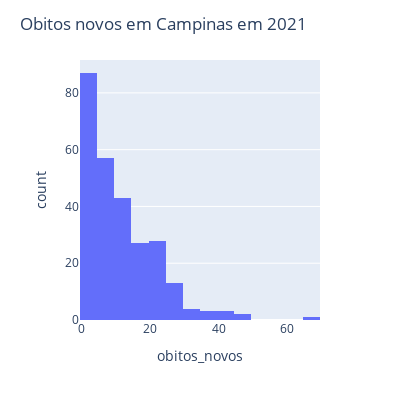

The notebook cell saved with this chart:
### Code cell
grafico = px.histogram(covid_campinas2021, x='obitos_novos', nbins=30, labels=True) #nbins é a largura das barras
grafico.update_layout(width = 400, height = 400, title_text = 'Obitos novos em Campinas em 2021')
grafico.show()

### Figure 1 — Plotly figure (JSON) as saved in the notebook; plotly's stock layout.template omitted (floating-point values rounded to 4 significant figures; data arrays with more than 128 entries replaced by an {"elided": "..."} marker saying what was removed)
{"data": [{"alignmentgroup": "True", "bingroup": "x", "hovertemplate": "obitos_novos=%{x}<br>count=%{y}<extra></extra>", "legendgroup": "", "marker": {"color": "#636efa", "pattern": {"shape": ""}}, "name": "", "nbinsx": 30, "offsetgroup": "", "orientation": "v", "showlegend": false, "type": "histogram", "x": {"elided": "268 int values"}, "xaxis": "x", "yaxis": "y"}], "layout": {"barmode": "relative", "height": 400, "legend": {"tracegroupgap": 0}, "margin": {"t": 60}, "title": {"text": "Obitos novos em Campinas em 2021"}, "width": 400, "xaxis": {"anchor": "y", "domain": [0, 1], "title": {"text": "obitos_novos"}}, "yaxis": {"anchor": "x", "domain": [0, 1], "title": {"text": "count"}}}}
